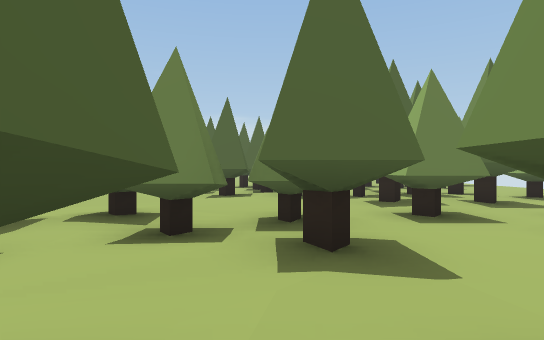
view 1 (above)

24 first-person views from a walk through a Unity game level. The camera is 1.2 m above the floor, looks level and sees 75° across. The floor is counted in squares, 2 m on a side. Each view is taken from the middle of a square. On the plan, view 1 faces up. The plan holds only what a view shows up to about 10 squares ahead; the rest is blank. The place goes on beyond the plan. Some animated figures are not drawn.

view 2
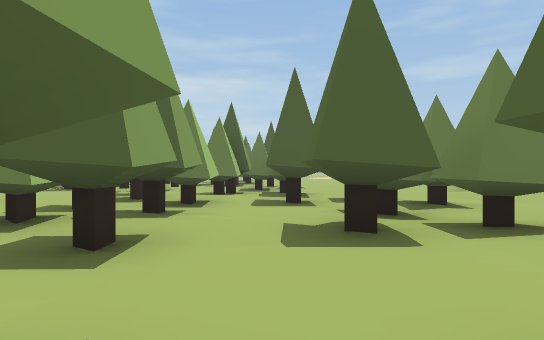

view 3
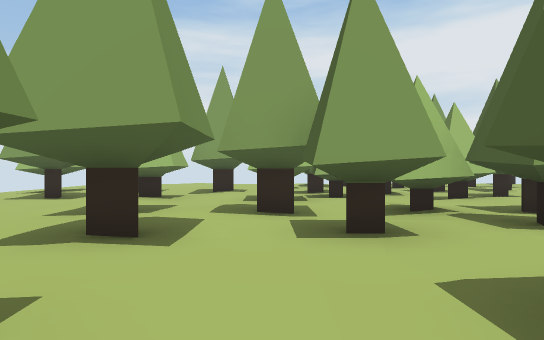

view 4
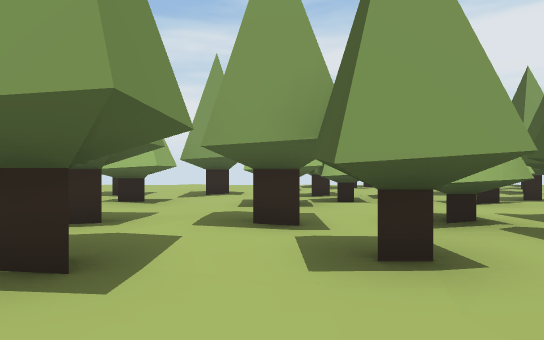

view 5
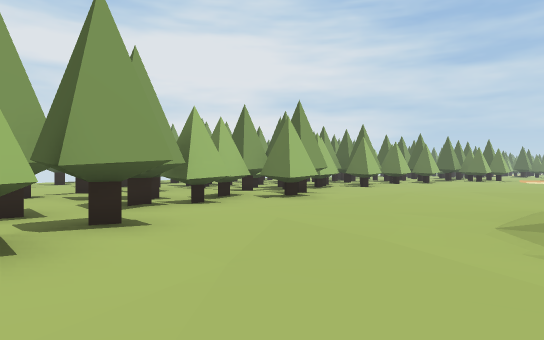

view 6
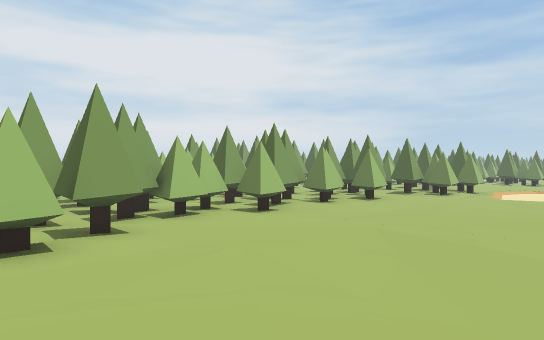

view 7
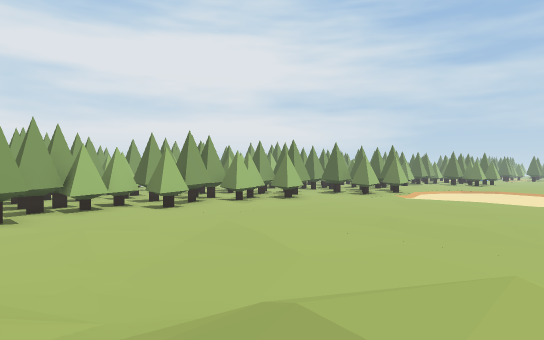

view 8
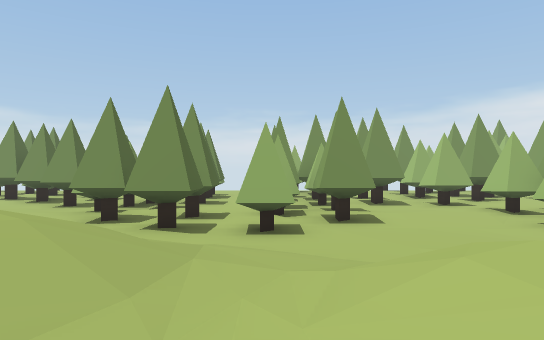

view 9
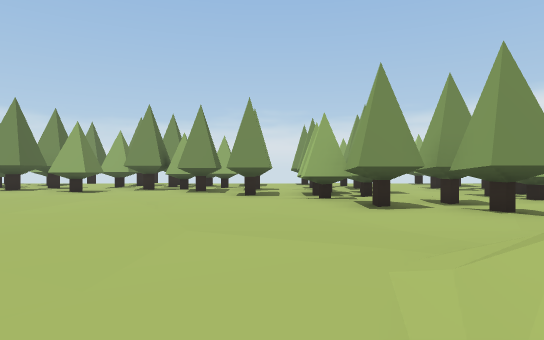

view 10
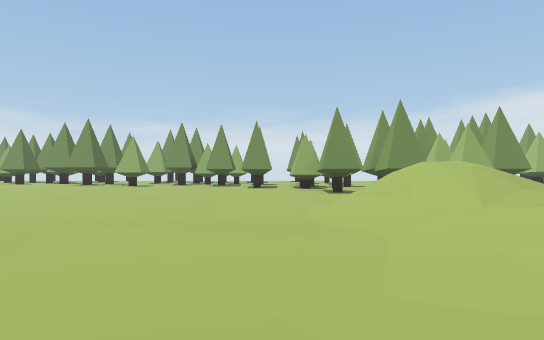

view 11
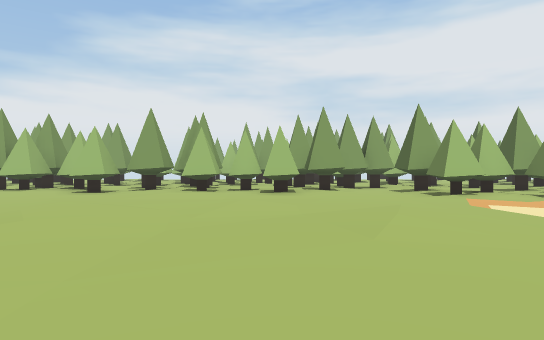

view 12
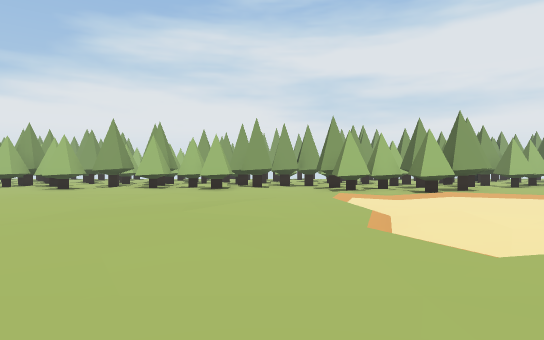

view 13
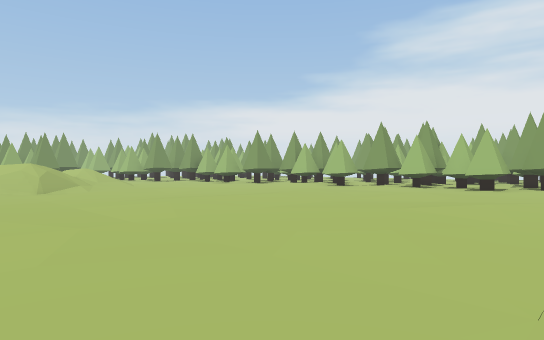

view 14
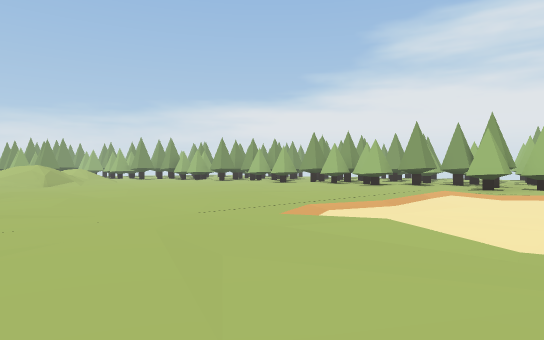

view 15
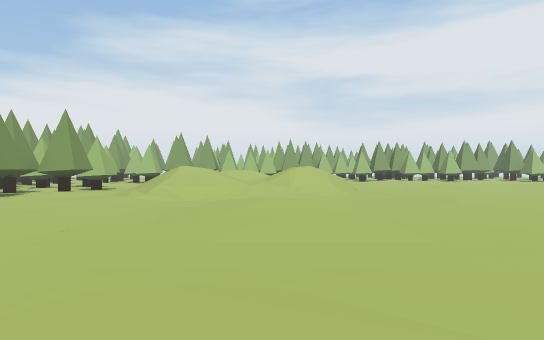

view 16
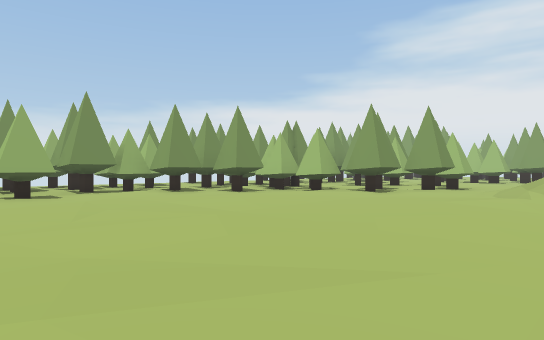

view 17
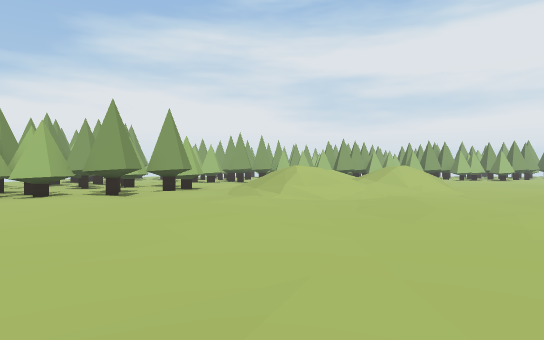

view 18
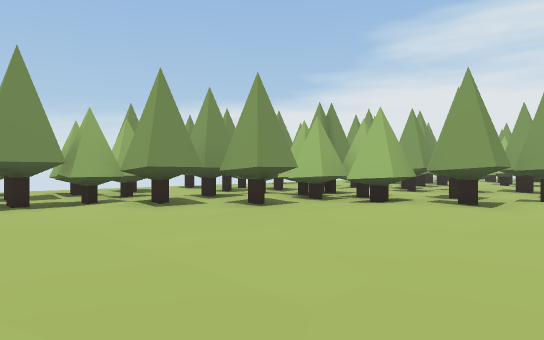

view 19
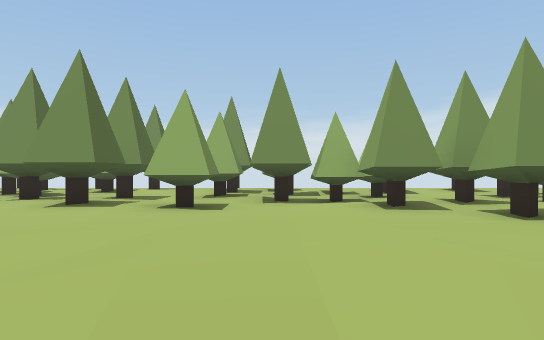

view 20
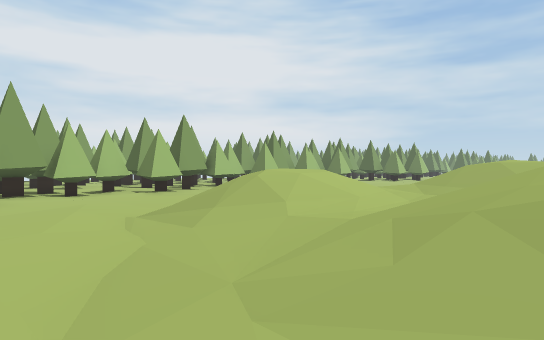

view 21
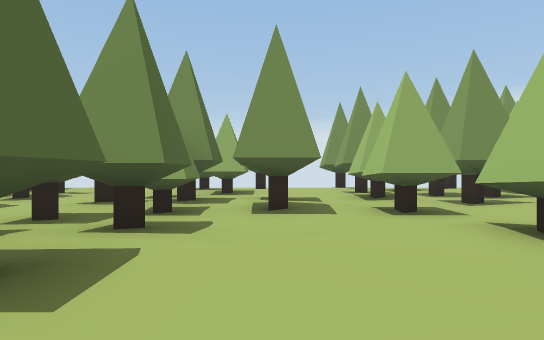

view 22
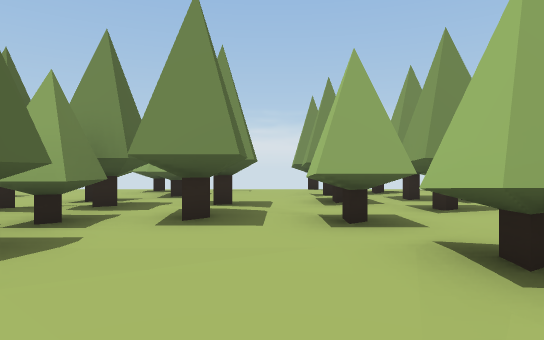

view 23
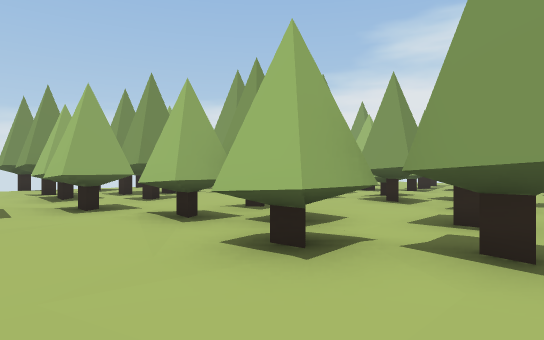

view 24
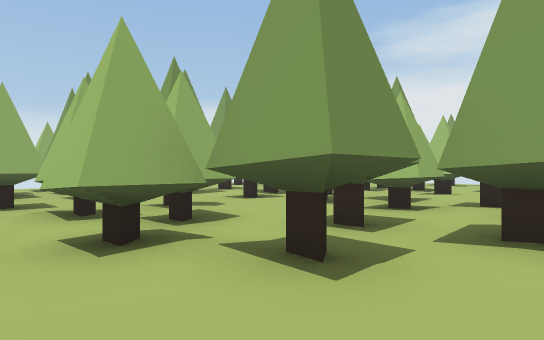

### Floor plan
Key: @ floor where view 1 was taken; # wall or solid block; . main floor; - floor 0.25 m lower than the main floor; / step, stairs or slope; = window, fence, low wall or low ledge; T thing the floor can be seen under or through.
Columns run from 25 left of view 1 to 8 right of it. Each row starts with its distance up from view 1.
 22                  . .........#
 21                 ............#
 20                .............##
 19               ...............# #
 18               ...............# #..
 17              ...............TT##..
 16             ...............TTTTT.
 15             ...............TT ...
 14 .....      ...../////....T#####.
 13 .../...........///////..T=#####
 12 ...............///////.TTT.#####.
 11 /..............///////............
 10  -/-...........///////.#.TT T.../.
  9  ---...........//////...#TTTTTT.#
  8  ---............/////...#TTTTT.##
  7 ----..............//.......TTT..
  6 ----..............................
  5 ----...................T...#.#####
  4 //...................#T.TT..###
  3 ##.#.............#..#TT.TT..####
  2 ####...#........#####TT.......#
  1 #..#.########.####    TTT.T.##.
  0             ###        TT@T....
 -1                     #TTTTT.#.#..
 -2                     .............
 -3                     ...#..##.##..
 -4                     ..##### .####.
 -5                       #   ########
 -6                     ###

Positions as (right, up) in squares from view 1, and headings:
1: (0, 0), facing up
2: (4, 2), facing left
3: (2, 4), facing down
4: (2, 3), facing down
5: (-2, 8), facing down-left
6: (-7, 8), facing down-left
7: (-8, 11), facing down-left
8: (-8, 10), facing right
9: (-7, 15), facing right
10: (-11, 15), facing right
11: (-18, 11), facing down
12: (-20, 13), facing down
13: (-21, 13), facing down-right
14: (-25, 14), facing down-right
15: (-8, 22), facing down
16: (-6, 22), facing down-right
17: (-5, 22), facing down
18: (-3, 20), facing down-right
19: (-3, 19), facing right
20: (-3, 12), facing down-left
21: (-3, 7), facing right
22: (-2, 6), facing right
23: (-4, 7), facing down-right
24: (-5, 6), facing down-right
